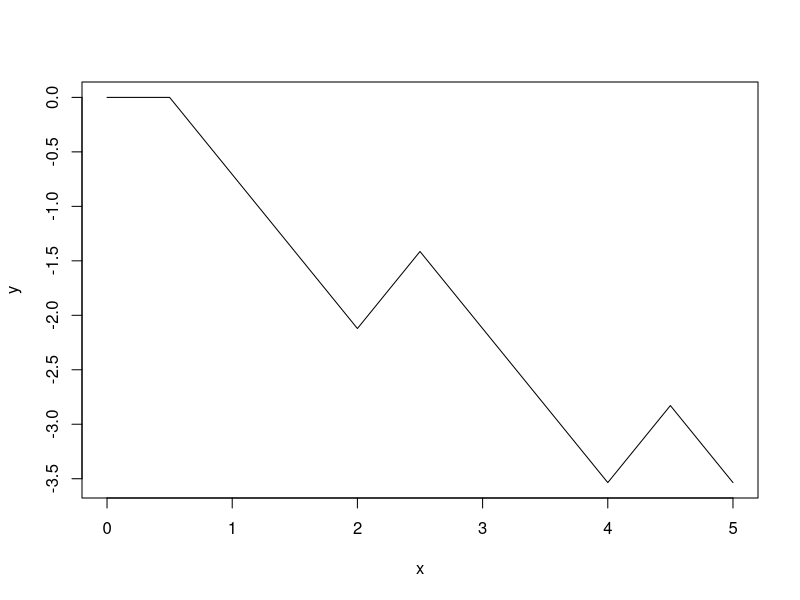
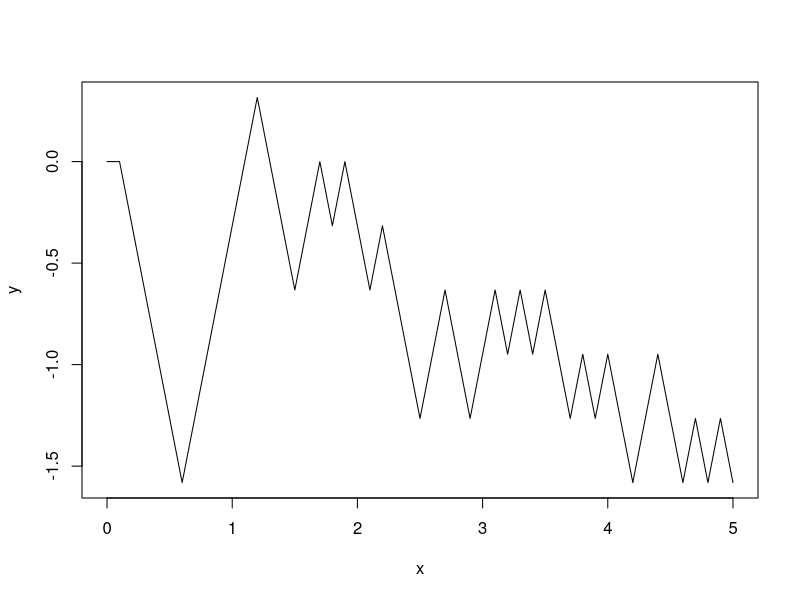
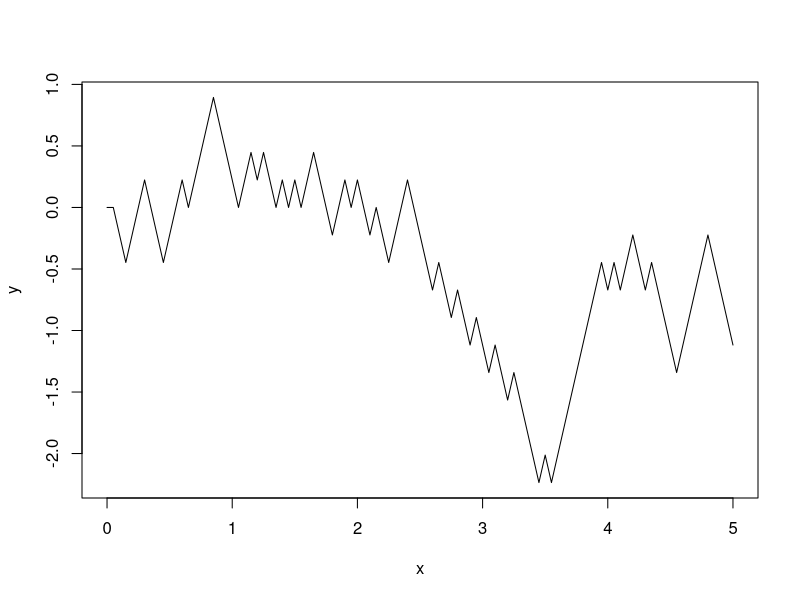
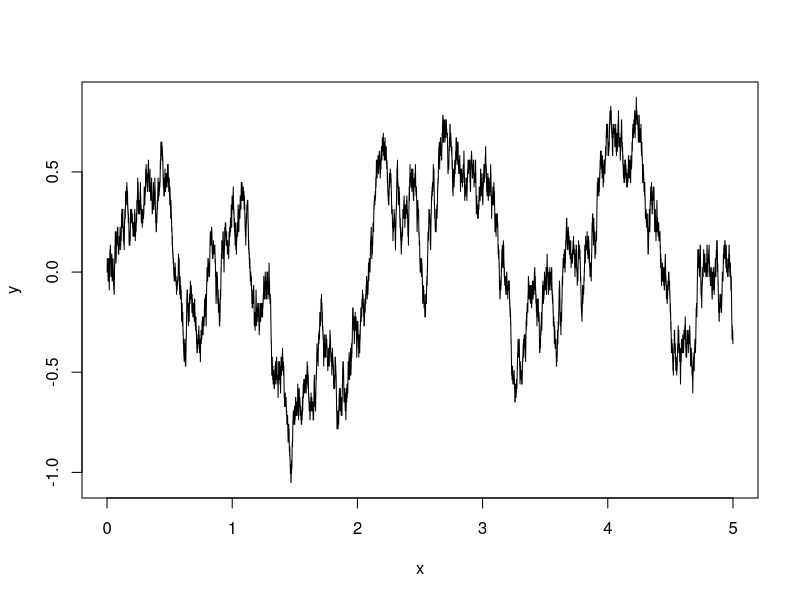
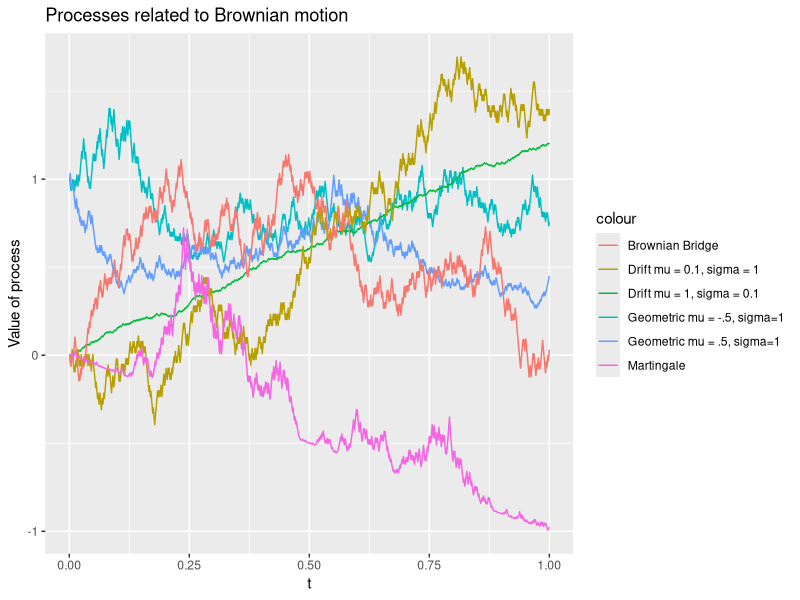

The R script that drew these images, in order:
rm(list=ls())
library(ggplot2)

##################
### QUESTION 1 ###
##################

# Exercise 1
r <- 0.04
u <- 1.06
d <- 0.98
(1+r-d)/(u-d) 

# Exercise 2
S0 <- c(20)
S1 <- c(21.2,  19.6)
S2 <- c(22.472,  20.776,  19.208)
S3 <- c(23.82032,  22.02256, 20.36048, 18.82384)
S4 <- c(25.24954,   23.34391,  21.58211, 19.95327, 18.44736)

# Exercise 3
p <- c(0.75, 0.25)
V4 <- c((25.24953-20), (23.34391-20), (21.58211-20), 0, 0)
V3 <- c(p%*%V4[1:2], p%*%V4[2:3], p%*%V4[3:4], p%*%V4[4:5])/(1+r)
V2 <- c(p%*%V3[1:2], p%*%V3[2:3], p%*%V3[3:4])/(1+r)
V1 <- c(p%*%V2[1:2], p%*%V2[2:3])/(1+r)
V0 <- c(p%*%V1[1:2])/(1+r)

# Exercise 4
premFee <- (p[1]^4*V4[1] + p[1]^3*p[2]*4*V4[2] + p[1]^2*p[2]^2*6*V4[3] +
  p[1]*p[2]^3*4*V4[4] + p[2]^4*V4[5])*(1+r)^(-4)

# Exercise 5
a4 <- (u*V4[3] - d*V4[2]) / ((1+r)*(u-d))
b4 <- (V4[2] - V4[3])/(S3[2]*(u-d))

a3 <- (u*V3[3] - d*V3[2]) / ((1+r)*(u-d))
b3 <- (V3[2] - V3[3])/(S2[2]*(u-d))

a2 <- (u*V2[2] - d*V2[1]) / ((1+r)*(u-d))
b2 <- (V2[1] - V2[2])/(S1[1]*(u-d))

a1 <- (u*V1[2] - d*V1[1]) / ((1+r)*(u-d))
b1 <- (V1[1] - V1[2])/(S0[1]*(u-d))


##################
### QUESTION 2 ###
##################

# Part 1

Sn <- function(n,T = 5){
  # Create function that produces random walk with step size sqrt(T/n)
  stepsize <- sqrt(T/n)
  Z <- rbinom(n+1,1,0.5)
  Z[Z==1] <- stepsize
  Z[Z==0] <- -stepsize
  X <- rep(0,n+1)
  for ( i in 2:n+1) { 
    X[i] = X[i-1] + Z[i] }
  return(X)
}

# Now plot the process Sn(t) for n = 10,50,100,1000
y <- Sn(10)
x <- seq(0,5,length.out = length(y))
plot(y=y,x=x,type = 'l')

y <- Sn(50)
x <- seq(0,5,length.out = length(y))
plot(y=y,x=x,type = 'l')

y <- Sn(100)
x <- seq(0,5,length.out = length(y))
plot(y=y,x=x,type = 'l')

y <- Sn(10000)
x <- seq(0,5,length.out = length(y))
plot(y=y,x=x,type = 'l')

######################################
# PART 2
######################################

geometric.brownian <- function(n,T,sigma,mu){
  B <- Sn(n,T)
  t <- seq(0,T,length.out = n+1)
  X <- sigma * B + mu * t
  return(exp(X))
}

brownian.drift <- function(n,T,sigma,mu){
  B <- Sn(n,T)
  t <- seq(0,T,length.out = n+1)
  X <- sigma * B + mu * t
  return(X)
}

brownian.bridge <- function(n,T){
  B <- Sn(n,T)
  t <- seq(0,1,length.out = n+1)
  X <- B - t * B[n]
}

martingale <- function(n,T) {
  B <- Sn(n,T)
  t <- seq(0,T,length.out = n+1)
  return(B^2 - t)
}

n <- 1000
T <- 1
t <- seq(0,T,length.out = n+1)

simulations <- as.data.frame( 
  cbind(
    t,
    geometric.brownian(n,T,sigma = 1, mu = -0.5),
    geometric.brownian(n,T,sigma = 1, mu = 0.5),
    brownian.drift(n,T,sigma = 0.1, mu = 1),
    brownian.drift(n,T,sigma = 1, mu = 0.1),
    brownian.bridge(n,T),
    martingale(n,T)
  )
)

ggplot(data = simulations,aes(x=t,y=V2)) + 
  labs(x='t', y='Value of process', title = 'Processes related to Brownian motion') +
  geom_line(aes(x=t,y=V2,colour='Geometric mu = -.5, sigma=1')) + 
  geom_line(aes(x=t,y=V3,colour='Geometric mu = .5, sigma=1')) + 
  geom_line(aes(x=t,y=V4,colour='Drift mu = 1, sigma = 0.1')) + 
  geom_line(aes(x=t,y=V5,colour='Drift mu = 0.1, sigma = 1')) +
  geom_line(aes(x=t,y=V6,colour='Brownian Bridge')) +
  geom_line(aes(x=t,y=V7,colour='Martingale'))
